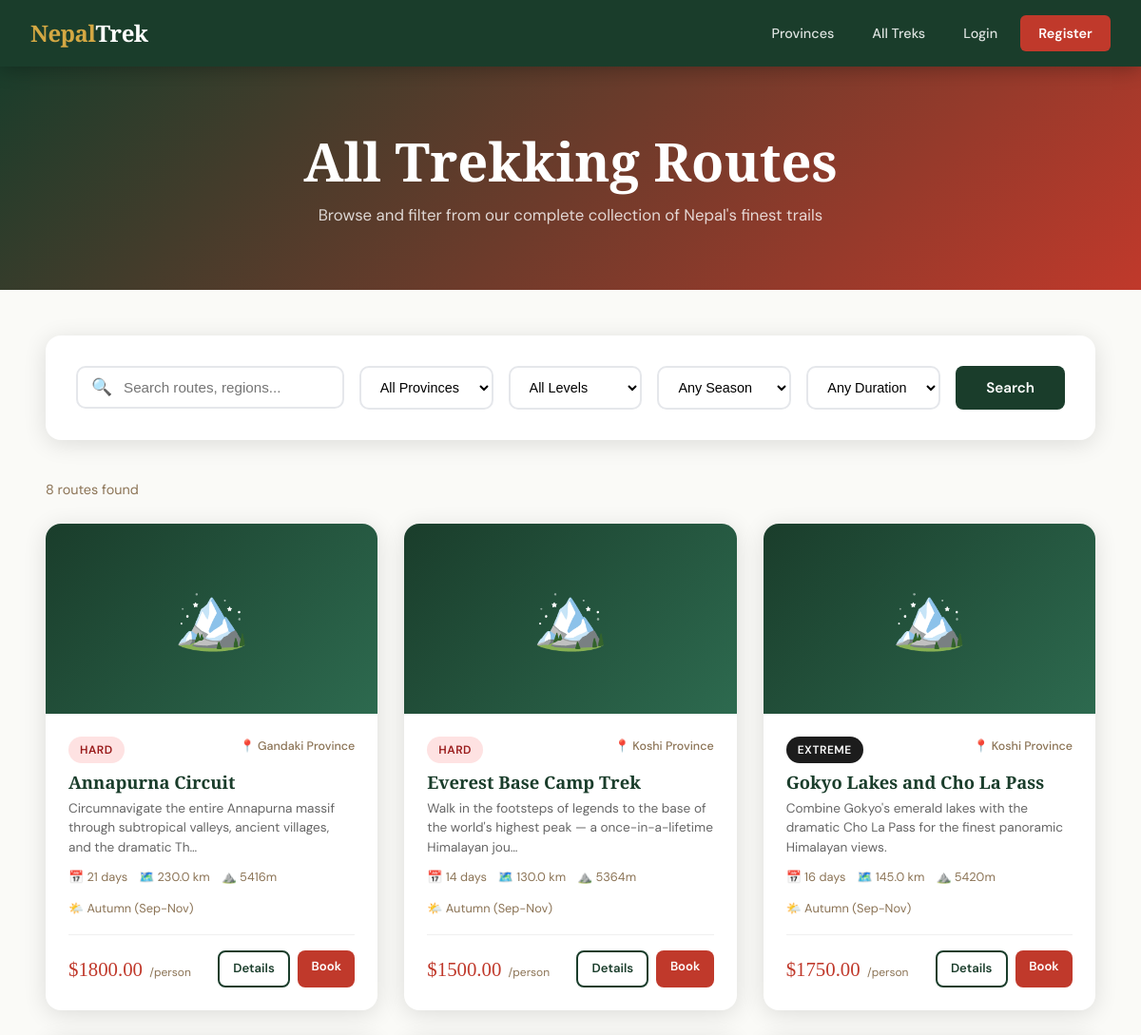
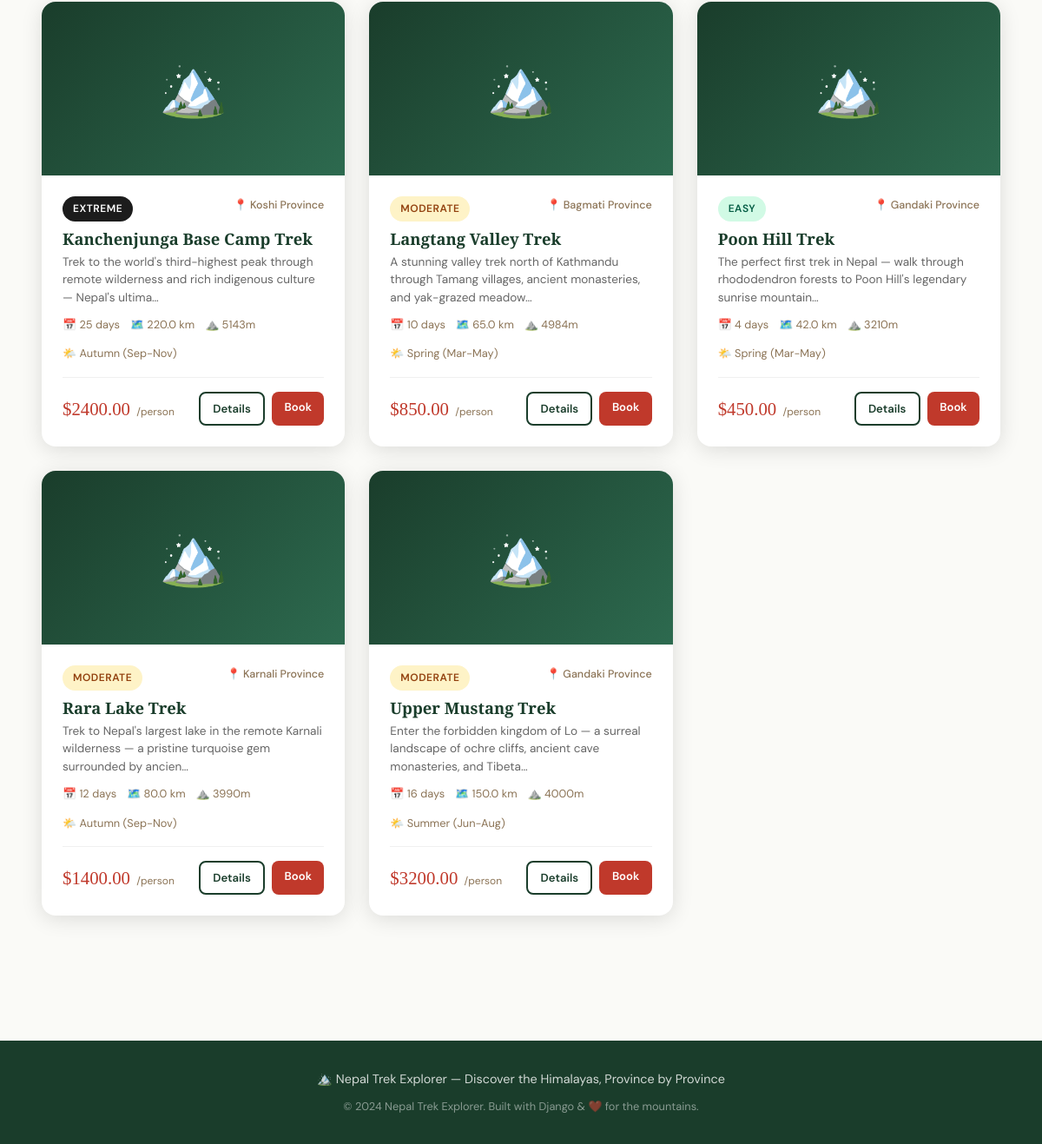
The app's page /routes/ with its own data (2 pictures, top to bottom).
### treks/models.py (models this page shows, shortened)
class TrekkingRoute(models.Model):
    DIFFICULTY_CHOICES = [
        ('easy', 'Easy'),
        ('moderate', 'Moderate'),
        ('hard', 'Hard'),
        ('extreme', 'Extreme'),
    ]
    SEASON_CHOICES = [
        ('spring', 'Spring (Mar-May)'),
        ('summer', 'Summer (Jun-Aug)'),
        ('autumn', 'Autumn (Sep-Nov)'),
        ('winter', 'Winter (Dec-Feb)'),
        ('all', 'All Seasons'),
    ]
    name = models.CharField(max_length=200)
    province = models.ForeignKey(Province, on_delete=models.CASCADE, related_name='routes')
    description = models.TextField()
    short_description = models.CharField(max_length=300, blank=True)
    difficulty = models.CharField(max_length=10, choices=DIFFICULTY_CHOICES, default='moderate')
    duration_days = models.PositiveIntegerField(help_text='Number of days')
    distance_km = models.DecimalField(max_digits=6, decimal_places=1, help_text='Distance in kilometers')
    max_altitude = models.PositiveIntegerField(help_text='Maximum altitude in meters', default=0)
    best_season = models.CharField(max_length=10, choices=SEASON_CHOICES, default='autumn')
    start_point = models.CharField(max_length=100)
    end_point = models.CharField(max_length=100)
    price_per_person = models.DecimalField(max_digits=10, decimal_places=2, help_text='Price in USD')
    image = models.ImageField(upload_to='routes/', blank=True, null=True)
    highlights = models.TextField(blank=True, help_text='Key highlights, one per line')
    includes = models.TextField(blank=True, help_text='What is included, one per line')
    excludes = models.TextField(blank=True, help_text='What is excluded, one per line')
    is_featured = models.BooleanField(default=False)
    is_active = models.BooleanField(default=True)
    created_at = models.DateTimeField(auto_now_add=True)
    updated_at = models.DateTimeField(auto_now=True)
    class Meta:
        ordering = ['name']

class Province(models.Model):
    name = models.CharField(max_length=100)
    code = models.CharField(max_length=10, unique=True)
    description = models.TextField(blank=True)
    image = models.ImageField(upload_to='provinces/', blank=True, null=True)
    headquarters = models.CharField(max_length=100, blank=True)
    class Meta:
        ordering = ['name']

### treks/views.py (the view, shortened to what this page needs)
# urls.py: path('routes/', views.route_list, name='route_list'),
def route_list(request):
    routes = TrekkingRoute.objects.filter(is_active=True)
    provinces = Province.objects.all()
    query = request.GET.get('q', '')
    province_id = request.GET.get('province')
    difficulty = request.GET.get('difficulty')
    season = request.GET.get('season')
    duration = request.GET.get('duration')
    if query:
        routes = routes.filter(Q(name__icontains=query) | Q(description__icontains=query))
    if province_id:
        routes = routes.filter(province_id=province_id)
    if difficulty:
        routes = routes.filter(difficulty=difficulty)
    if season:
        routes = routes.filter(best_season=season)
    context = {
        'routes': routes,
        'provinces': provinces,
        'query': query,
        'province_filter': province_id,
        'difficulty_filter': difficulty,
        'season_filter': season,
        'duration_filter': duration,
        'difficulty_choices': TrekkingRoute.DIFFICULTY_CHOICES,
        'season_choices': TrekkingRoute.SEASON_CHOICES,
    }
    return render(request, 'treks/route_list.html', context)

### templates/treks/route_list.html (shortened to what this page needs)
{% extends 'base.html' %}
{% block content %}
<section class="page-hero">
    <h1>All Trekking Routes</h1>
    <p>Browse and filter from our complete collection of Nepal's finest trails</p>
</section>
<section class="section" style="padding-top:3rem;">
    <div class="container">
        <form method="get" class="search-filters">
            <div class="search-row">
                <div class="search-input-wrap">
                    <span class="search-icon">🔍</span>
                    <input type="text" name="q" placeholder="Search routes, regions..." value="{{ query }}">
                </div>
                <div class="filter-select">
                    <select name="province">
                        <option value="">All Provinces</option>
                    </select>
                </div>
                <div class="filter-select">
                    <select name="difficulty">
                        <option value="">All Levels</option>
                    </select>
                </div>
                <div class="filter-select">
                    <select name="season">
                        <option value="">Any Season</option>
                    </select>
                </div>
                <div class="filter-select">
                    <select name="duration">
                        <option value="">Any Duration</option>
                    </select>
                </div>
                <button type="submit" class="btn btn-secondary">Search</button>
            </div>
        </form>
        <div class="results-header">
            <span class="results-count">{{ routes.count }} route{{ routes.count|pluralize }} found</span>
        </div>
        <div class="trek-grid">
            {% for route in routes %}
            <div class="card">
                <div class="trek-card-img">🏔️</div>
                <div class="trek-card-body">
                    <div style="display:flex; justify-content:space-between; flex-wrap:wrap; gap:0.5rem; margin-bottom:0.5rem;">
                        <span class="badge badge-{{ route.difficulty }}">{{ route.get_difficulty_display }}</span>
                        <span style="font-size:0.78rem; color:var(--warm-grey); font-weight:500;">📍 {{ route.province.name }}</span>
                    </div>
                    <h3>{{ route.name }}</h3>
                    <p style="color:#666; font-size:0.85rem; line-height:1.5;">{{ route.short_description|default:route.description|truncatechars:110 }}</p>
                    <div class="trek-meta">
                        <span>📅 {{ route.duration_days }} days</span>
                        <span>🗺️ {{ route.distance_km }} km</span>
                        <span>⛰️ {{ route.max_altitude }}m</span>
                        <span>🌤️ {{ route.get_best_season_display }}</span>
                    </div>
                    <div class="trek-footer">
                        <div>
                            <span class="price">${{ route.price_per_person }}</span>
                            <span style="font-size:0.75rem; color:var(--warm-grey); margin-left:3px;">/person</span>
                        </div>
                        <div style="display:flex; gap:0.5rem;">
                            <a href="{% url 'treks:route_detail' route.pk %}" class="btn btn-outline" style="padding:0.4rem 0.9rem; font-size:0.82rem;">Details</a>
                            <a href="{% url 'treks:book_trek' route.pk %}" class="btn btn-primary" style="padding:0.4rem 0.9rem; font-size:0.82rem;">Book</a>
                        </div>
                    </div>
                </div>
            </div>
            {% endfor %}
        </div>
    </div>
</section>
{% endblock %}

### templates/base.html (style rules this page uses)
:root { --crimson: #C0392B; --crimson-dark: #922B21; --gold: #D4A843; --gold-light: #F0C060; --forest: #1A3D2B; --forest-mid: #2D6A4F; --forest-light: #40916C; --sky: #E8F4F8; --stone: #F5F0E8; --charcoal: #1C1C1C; --warm-grey: #8B7355; --off-white: #FAFAF7; --shadow: 0 4px 24px rgba(0,0,0,0.12); --shadow-lg: 0 12px 48px rgba(0,0,0,0.18); }
*, *::before, *::after { box-sizing: border-box; margin: 0; padding: 0; }
body { font-family: 'DM Sans', sans-serif; background: var(--off-white); color: var(--charcoal); line-height: 1.7; }
h1, h2, h3, h4 { font-family: 'Playfair Display', serif; line-height: 1.25; }
.btn { display: inline-block; padding: 0.75rem 2rem; border-radius: 8px; font-size: 0.95rem; font-weight: 600; text-decoration: none; cursor: pointer; border: none; transition: all 0.25s; font-family: 'DM Sans', sans-serif; }
.btn-primary { background: var(--crimson); color: #fff; }
.btn-secondary { background: var(--forest); color: #fff; }
.btn-outline { background: transparent; color: var(--forest); border: 2px solid var(--forest); }
.card { background: #fff; border-radius: 16px; overflow: hidden; box-shadow: var(--shadow); transition: transform 0.3s, box-shadow 0.3s; }
.badge { display: inline-block; padding: 0.25rem 0.75rem; border-radius: 50px; font-size: 0.75rem; font-weight: 600; text-transform: uppercase; letter-spacing: 0.5px; }
.badge-easy { background: #D1FAE5; color: #065F46; }
.badge-moderate { background: #FEF3C7; color: #92400E; }
.badge-hard { background: #FEE2E2; color: #991B1B; }
.badge-extreme { background: #1C1C1C; color: #fff; }
.section { padding: 5rem 2rem; }
.container { max-width: 1200px; margin: 0 auto; padding: 0 1rem; }

### templates/treks/route_list.html (style rules this page uses)
.page-hero { background: linear-gradient(135deg, #1A3D2B 0%, #C0392B 100%); padding: 4rem 2rem; text-align: center; color: #fff; }
.page-hero h1 { font-size: clamp(2rem, 5vw, 3.5rem); margin-bottom: 0.5rem; }
.page-hero p { color: rgba(255,255,255,0.8); font-size: 1.05rem; }
.search-filters { background: #fff; border-radius: 16px; padding: 2rem; box-shadow: var(--shadow); margin-bottom: 2.5rem; }
.search-row { display:flex; gap:1rem; flex-wrap:wrap; }
.search-input-wrap { flex:2; min-width:220px; position:relative; }
.search-input-wrap input { width:100%; padding:0.75rem 1rem 0.75rem 3rem; border:2px solid #E5E7EB; border-radius:10px; font-size:0.95rem; }
.search-icon { position:absolute; left:1rem; top:50%; transform:translateY(-50%); color:var(--warm-grey); font-size:1.1rem; }
.filter-select { flex:1; min-width:140px; }
.filter-select select { width:100%; padding:0.75rem 1rem; border:2px solid #E5E7EB; border-radius:10px; font-size:0.9rem; background:#fff; }
.results-header { display:flex; justify-content:space-between; align-items:center; margin-bottom:1.5rem; }
.results-count { font-size:0.9rem; color:var(--warm-grey); }
.trek-grid { display:grid; grid-template-columns:repeat(auto-fill, minmax(320px, 1fr)); gap:1.75rem; }
.trek-card-body { padding:1.5rem; }
.trek-card-body h3 { font-size:1.15rem; color:var(--forest); margin-bottom:0.4rem; }
.trek-meta { display:flex; gap:0.75rem; flex-wrap:wrap; font-size:0.8rem; color:var(--warm-grey); margin:0.6rem 0; }
.trek-footer { display:flex; align-items:center; justify-content:space-between; margin-top:1rem; border-top:1px solid #f0f0f0; padding-top:1rem; }
.price { font-family:'Playfair Display',serif; font-size:1.3rem; color:var(--crimson); }
.trek-card-img { height: 200px; background: linear-gradient(135deg, var(--forest), var(--forest-mid)); display: flex; align-items: center; justify-content: center; font-size: 4rem; }

### records on screen
TrekkingRoute: difficulty "HARD", province.name "Gandaki Province", name "Annapurna Circuit", short_description "Circumnavigate the entire Annapurna massif through subtropical valleys, ancient villages, and the dramatic Th…", duration_days "21", distance_km "230.0", max_altitude "5416", best_season "Autumn (Sep-Nov)", price_per_person "1800.00"
TrekkingRoute: difficulty "HARD", province.name "Koshi Province", name "Everest Base Camp Trek", short_description "Walk in the footsteps of legends to the base of the world's highest peak — a once-in-a-lifetime Himalayan jou…", duration_days "14", distance_km "130.0", max_altitude "5364", best_season "Autumn (Sep-Nov)", price_per_person "1500.00"
TrekkingRoute: difficulty "EXTREME", province.name "Koshi Province", name "Gokyo Lakes and Cho La Pass", short_description "Combine Gokyo's emerald lakes with the dramatic Cho La Pass for the finest panoramic Himalayan views.", duration_days "16", distance_km "145.0", max_altitude "5420", best_season "Autumn (Sep-Nov)", price_per_person "1750.00"
TrekkingRoute: difficulty "EXTREME", province.name "Koshi Province", name "Kanchenjunga Base Camp Trek", short_description "Trek to the world's third-highest peak through remote wilderness and rich indigenous culture — Nepal's ultima…", duration_days "25", distance_km "220.0", max_altitude "5143", best_season "Autumn (Sep-Nov)", price_per_person "2400.00"
TrekkingRoute: difficulty "MODERATE", province.name "Bagmati Province", name "Langtang Valley Trek", short_description "A stunning valley trek north of Kathmandu through Tamang villages, ancient monasteries, and yak-grazed meadow…", duration_days "10", distance_km "65.0", max_altitude "4984", best_season "Spring (Mar-May)", price_per_person "850.00"
TrekkingRoute: difficulty "EASY", province.name "Gandaki Province", name "Poon Hill Trek", short_description "The perfect first trek in Nepal — walk through rhododendron forests to Poon Hill's legendary sunrise mountain…", duration_days "4", distance_km "42.0", max_altitude "3210", best_season "Spring (Mar-May)", price_per_person "450.00"
TrekkingRoute: difficulty "MODERATE", province.name "Karnali Province", name "Rara Lake Trek", short_description "Trek to Nepal's largest lake in the remote Karnali wilderness — a pristine turquoise gem surrounded by ancien…", duration_days "12", distance_km "80.0", max_altitude "3990", best_season "Autumn (Sep-Nov)", price_per_person "1400.00"
TrekkingRoute: difficulty "MODERATE", province.name "Gandaki Province", name "Upper Mustang Trek", short_description "Enter the forbidden kingdom of Lo — a surreal landscape of ochre cliffs, ancient cave monasteries, and Tibeta…", duration_days "16", distance_km "150.0", max_altitude "4000", best_season "Summer (Jun-Aug)", price_per_person "3200.00"

### other values on screen
{{ routes.count }} "8"
